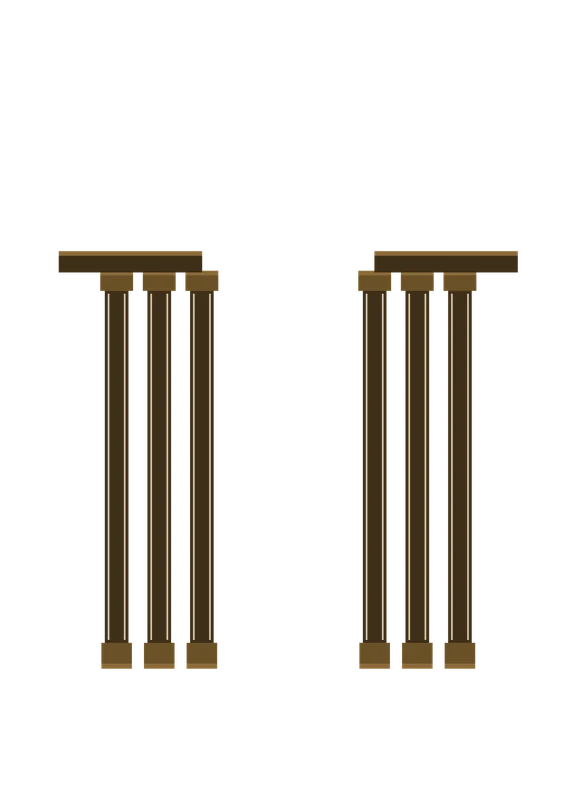
#> input picture docs/visual/tower412/candidate_a/balanced/tower_columns.webp, 576 x 792 px, given in place of tower_architecture_rear.webp, which was not available
$ python render_g413_pack.py
#> lines starting #> are read from the running program, lines starting #| are printed output that depends on the picture
#!/usr/bin/env python3
"""GRAPH 4.13 §41 — OWNER TOWER VISUAL PACK renderer.

Renders candidate A (selected) into the deliverable preview set:
  renders/comparison_sheet.png      A | B | C side by side
  renders/poco_idle.png             POCO X6 Pro 393 dp @2.75x, 50% console height
  renders/xiaomi_idle.png           Xiaomi 11 Lite 360 dp @2.75x
  renders/keyboard_open.png         focused form (§38: sign + core + portal)
  renders/tier_low.png / tier_balanced.png   LOW vs BALANCED decode truth
  renders/state_<name>.png          the §39 primary application states
All renders are PREVIEWS for the Owner package; physical verdicts stay
Owner-only. No forbidden reference element is reproduced.
"""
from PIL import Image, ImageDraw, ImageFilter
import os

ROOT = "/home/z/my-project/hermes-voice-console-android/docs/visual/tower413"
OUT = os.path.join(ROOT, "renders")
os.makedirs(OUT, exist_ok=True)
STAGE_W, STAGE_H = 1000, 1375
LAYERS_STATIC = [
    "tower_architecture_rear", "tower_plinth", "tower_stairs", "tower_lower_gate",
    "tower_heavy_pylons", "tower_entablature", "tower_crown_sign", "tower_state_overlay",
]
LAYERS_MECH = ["tower_oracle_outer", "tower_oracle_middle", "tower_oracle_inner", "tower_portal", "tower_energy"]
MECH_BOX = 476
CX, CY = 500, 640

def full_composite(cand):
#> called with cand = 'A'
    man = f"{ROOT}/candidate_{cand.lower()}"
    comp = Image.new("RGBA", (STAGE_W, STAGE_H), (6, 7, 10, 255))
    for n in LAYERS_STATIC:
        img = Image.open(f"{man}/balanced/{n}.webp").convert("RGBA")
#> img is the input picture: PIL image 576x792 RGBA; mean R, G, B, A 14.5, 11.1, 6.3, 33.5
        comp.alpha_composite(img.resize((STAGE_W, STAGE_H), Image.LANCZOS))
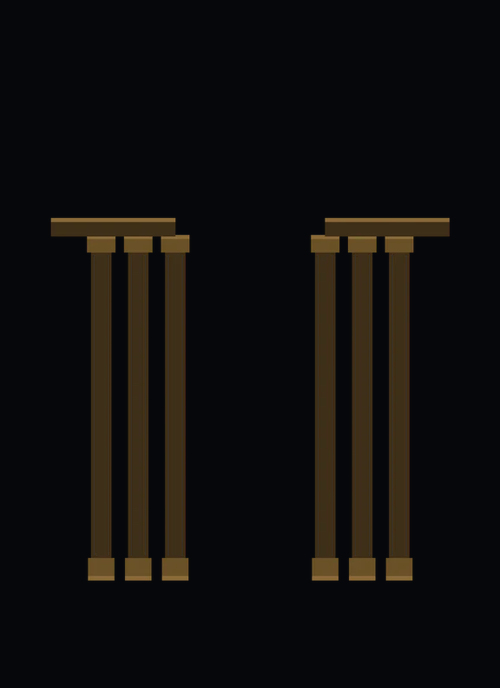
#> comp: PIL image 1000x1375 RGBA (shown at 1/2 size); mean R, G, B, A 15.2, 13.6, 12.5, 255
#> pass 2 of the loop in full_composite, `for n in LAYERS_STATIC:`:
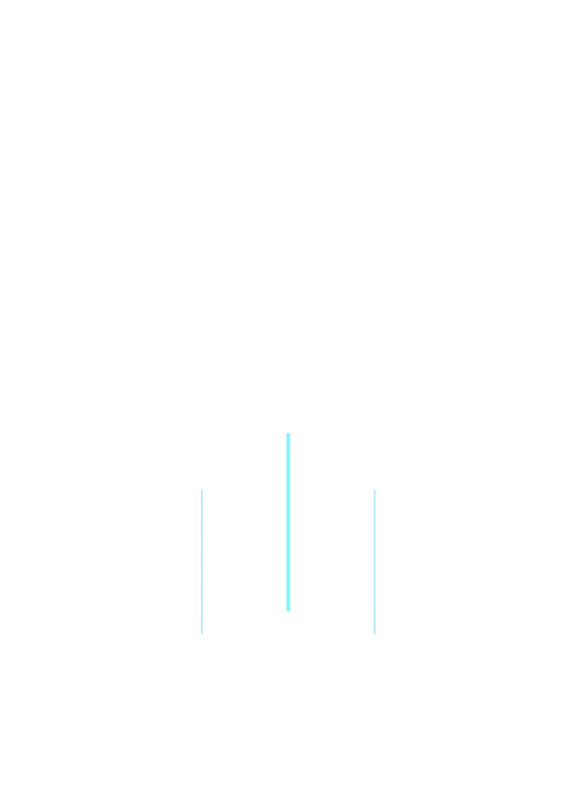
#> input picture docs/visual/tower412/candidate_a/balanced/tower_energy_paths.webp, 576 x 792 px, given in place of tower_plinth.webp, which was not available
#> in full_composite, img is the input picture: PIL image 576x792 RGBA; mean R, G, B, A 1.3, 2.7, 3, 0.4
#> in full_composite, `comp.alpha_composite(img.resize((STAGE_W, STAGE_H), Image.LANCZOS))`:
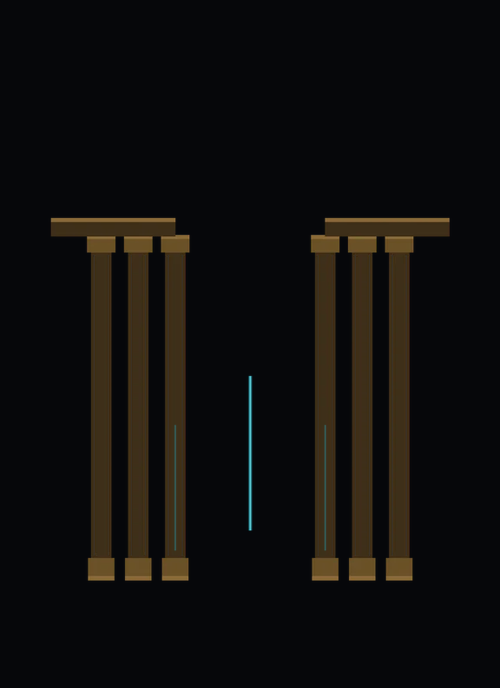
#> comp: PIL image 1000x1375 RGBA (shown at 1/2 size); mean R, G, B, A 15.2, 13.9, 12.9, 255
    for n in LAYERS_MECH:
        img = Image.open(f"{man}/balanced/{n}.webp").convert("RGBA")
        scaled = img.resize((MECH_BOX, MECH_BOX), Image.LANCZOS)
        comp.alpha_composite(scaled, (CX - MECH_BOX // 2, CY - MECH_BOX // 2))
    return comp

# [44 lines left out: functions phone_render, state_overlay, not called in this run]

def main():
    A = full_composite("A")
    B = full_composite("B")
    C = full_composite("C")
    # comparison sheet
    cell_w, cell_h = 500, 687
    sheet = Image.new("RGB", (cell_w * 3 + 40, cell_h + 60), (12, 14, 20))
    d = ImageDraw.Draw(sheet)
    for i, (cand, comp) in enumerate((("A — MONUMENTAL ORACLE CITADEL", A), ("B — MECHANICAL TOWER CORE", B), ("C — MOBILE MONUMENTAL", C))):
        thumb = comp.resize((cell_w - 20, int((cell_w - 20) * STAGE_H / STAGE_W)), Image.LANCZOS).convert("RGB")
        sheet.paste(thumb, (10 + i * (cell_w + 10), 44))
        d.text((14 + i * (cell_w + 10), 12), cand, fill=(214, 176, 104))
    sheet.save(f"{OUT}/comparison_sheet.png")

    # device renders (candidate A)
    A.convert("RGB").save(f"{OUT}/stage_idle.png")
    phone_render(A, 393).save(f"{OUT}/poco_idle.png")
    phone_render(A, 360, screen_px=(990, 2400)).save(f"{OUT}/xiaomi_idle.png")
    phone_render(A, 393, height_frac=0.24).save(f"{OUT}/keyboard_open.png")
    phone_render(state_overlay(A, "listening"), 393).save(f"{OUT}/state_listening.png")
    phone_render(state_overlay(A, "transcribing"), 393).save(f"{OUT}/state_transcribing.png")
    phone_render(state_overlay(A, "processing"), 393).save(f"{OUT}/state_processing_local.png")
    phone_render(state_overlay(A, "speaking"), 393).save(f"{OUT}/state_speaking.png")
    phone_render(state_overlay(A, "privacy_muted"), 393).save(f"{OUT}/state_privacy_muted.png")
    phone_render(state_overlay(A, "disconnected"), 393).save(f"{OUT}/state_disconnected.png")
    phone_render(state_overlay(A, "error"), 393).save(f"{OUT}/state_error.png")

    # tier truth: LOW tier composite vs BALANCED tier composite
    # [16 lines left out: function tier_composite, not called in this run]
    tier_composite("A", "low").convert("RGB").save(f"{OUT}/tier_low.png")
    tier_composite("A", "balanced").convert("RGB").save(f"{OUT}/tier_balanced.png")
    print("renders written to", OUT)

if __name__ == "__main__":
#> (the run stopped early here; a loop or call above may not have finished)
